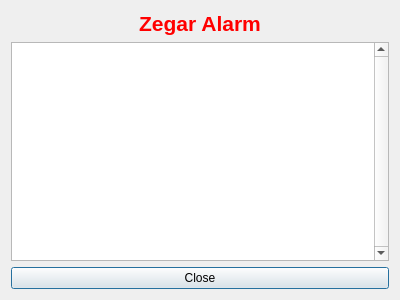
<?xml version="1.0" encoding="UTF-8"?>
<ui version="4.0">
 <class>Togloszenie_alarmu</class>
 <widget class="QDialog" name="Togloszenie_alarmu">
  <property name="geometry">
   <rect>
    <x>0</x>
    <y>0</y>
    <width>400</width>
    <height>300</height>
   </rect>
  </property>
  <property name="windowTitle">
   <string> Alarm!</string>
  </property>
  <property name="modal">
   <bool>false</bool>
  </property>
  <layout class="QVBoxLayout" name="verticalLayout">
   <item>
    <widget class="QLabel" name="label">
     <property name="text">
      <string>&lt;html&gt;&lt;head/&gt;&lt;body&gt;&lt;p&gt;&lt;span style=&quot; font-size:16pt; font-weight:600; color:#ff0000;&quot;&gt;Zegar Alarm&lt;/span&gt;&lt;/p&gt;&lt;/body&gt;&lt;/html&gt;</string>
     </property>
     <property name="alignment">
      <set>Qt::AlignCenter</set>
     </property>
    </widget>
   </item>
   <item>
    <widget class="QPlainTextEdit" name="plainTextEdit">
     <property name="verticalScrollBarPolicy">
      <enum>Qt::ScrollBarAlwaysOn</enum>
     </property>
    </widget>
   </item>
   <item>
    <widget class="QPushButton" name="pushButton_close">
     <property name="text">
      <string>Close</string>
     </property>
    </widget>
   </item>
  </layout>
 </widget>
 <resources/>
 <connections/>
</ui>
